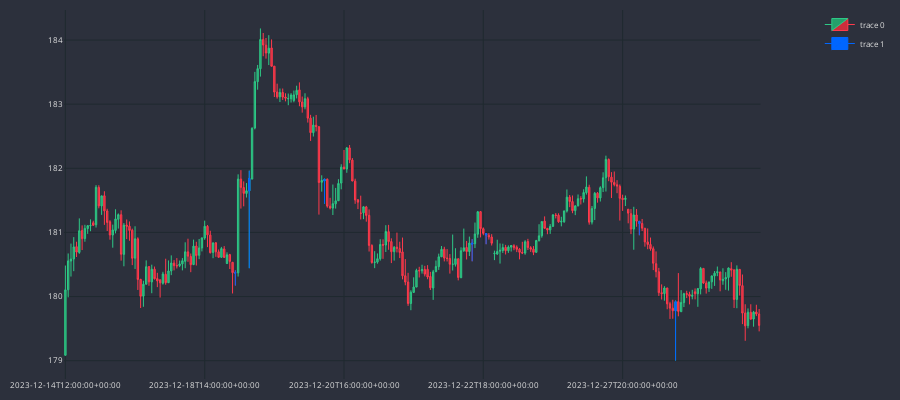

The cell this chart's notebook holds for it:
### Code cell
MARKER = '#0066FF'
dfp = df_an.iloc[-250:]
cp = CandlePlot(dfp, candles=True)

df_temp = cp.df_plot[cp.df_plot['HANGING_MAN'] == True]

cp.fig.add_trace(go.Candlestick(
                x=df_temp.time,
                open=df_temp.mid_o,
                high=df_temp.mid_h,
                low=df_temp.mid_l,
                close=df_temp.mid_c,
                line=dict(width=1),
                opacity=1,
                increasing_fillcolor=MARKER,
                decreasing_fillcolor=MARKER,
                increasing_line_color=MARKER,
                decreasing_line_color=MARKER
            ))

cp.show_plot()

### Figure 1 — Plotly figure (JSON) as saved in the notebook; plotly's stock layout.template omitted (floating-point values rounded to 4 significant figures; data arrays with more than 128 entries replaced by an {"elided": "..."} marker saying what was removed)
{"data": [{"close": {"elided": "250 float values"}, "decreasing": {"fillcolor": "#CC2E3C", "line": {"color": "#FF3A4C"}}, "high": {"elided": "250 float values"}, "increasing": {"fillcolor": "#24A06B", "line": {"color": "#2EC886"}}, "line": {"width": 1}, "low": {"elided": "250 float values"}, "opacity": 1, "open": {"elided": "250 float values"}, "type": "candlestick", "x": {"elided": "250 str values"}}, {"close": [180.4, 181.8, 181.8, 180.8, 181.0, 181.1, 179.9], "decreasing": {"fillcolor": "#0066FF", "line": {"color": "#0066FF"}}, "high": [180.4, 182.0, 181.8, 180.9, 181.0, 181.2, 179.9], "increasing": {"fillcolor": "#0066FF", "line": {"color": "#0066FF"}}, "line": {"width": 1}, "low": [180.2, 180.4, 181.4, 180.6, 180.8, 181.0, 179.0], "opacity": 1, "open": [180.4, 181.6, 181.8, 180.8, 181.0, 181.2, 179.8], "type": "candlestick", "x": ["2023-12-19T01:00:00+00:00", "2023-12-19T06:00:00+00:00", "2023-12-20T09:00:00+00:00", "2023-12-22T14:00:00+00:00", "2023-12-22T19:00:00+00:00", "2023-12-28T02:00:00+00:00", "2023-12-28T15:00:00+00:00"]}], "layout": {"font": {"color": "#e1e1e1", "size": 8}, "height": 400, "margin": {"b": 10, "l": 10, "r": 10, "t": 10}, "paper_bgcolor": "#2c303c", "plot_bgcolor": "#2c303c", "width": 900, "xaxis": {"anchor": "y", "domain": [0, 0.94], "gridcolor": "#1f292f", "nticks": 5, "rangeslider": {"visible": false}, "type": "category"}, "yaxis": {"anchor": "x", "domain": [0, 1], "gridcolor": "#1f292f"}, "yaxis2": {"anchor": "x", "gridcolor": "#1f292f", "overlaying": "y", "side": "right"}}}
